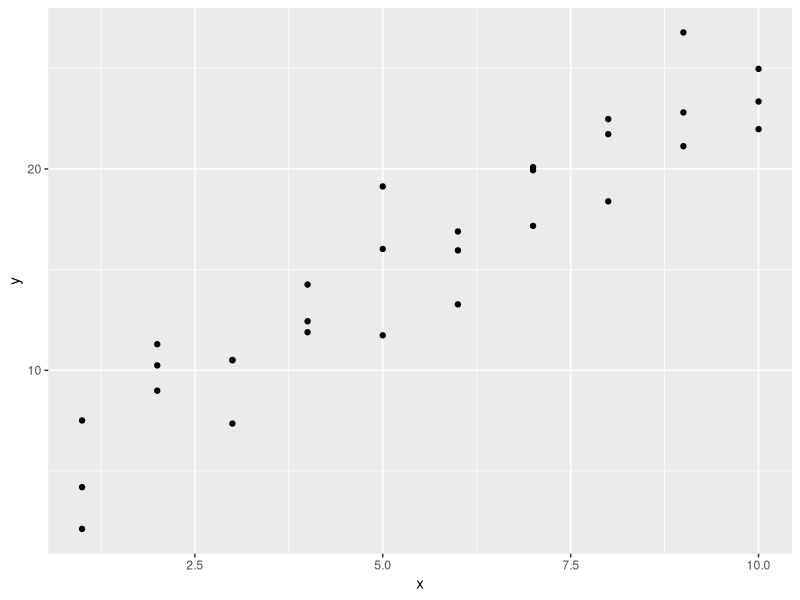
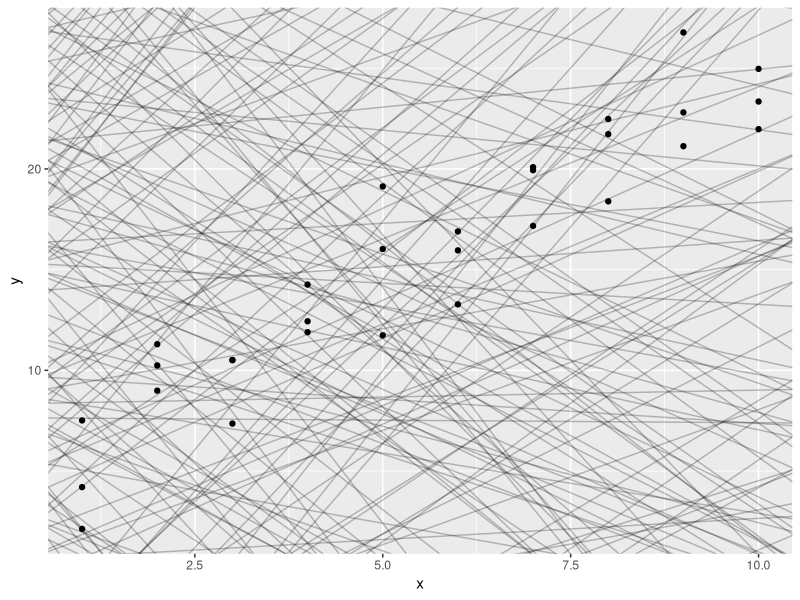
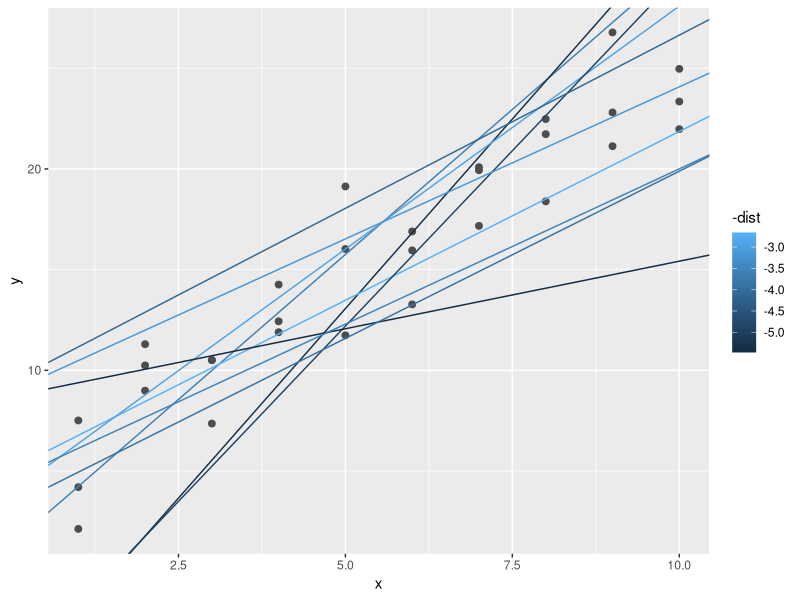
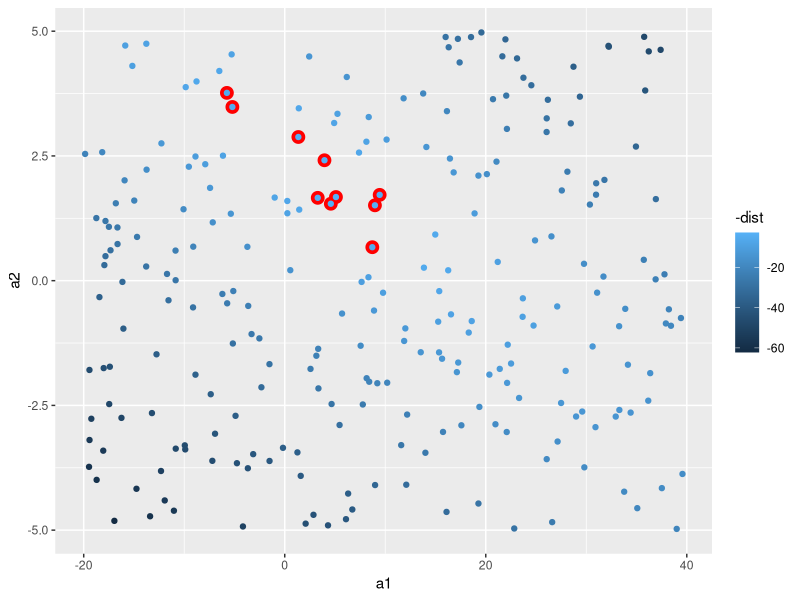
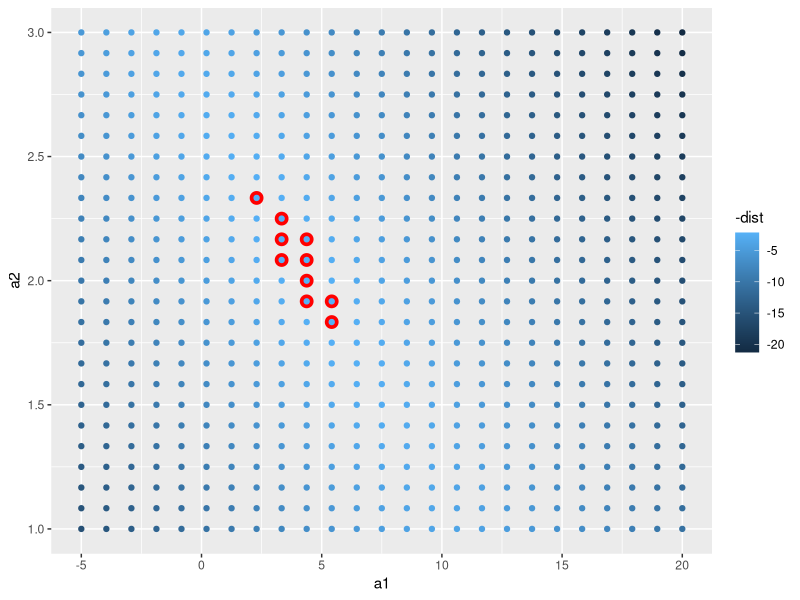
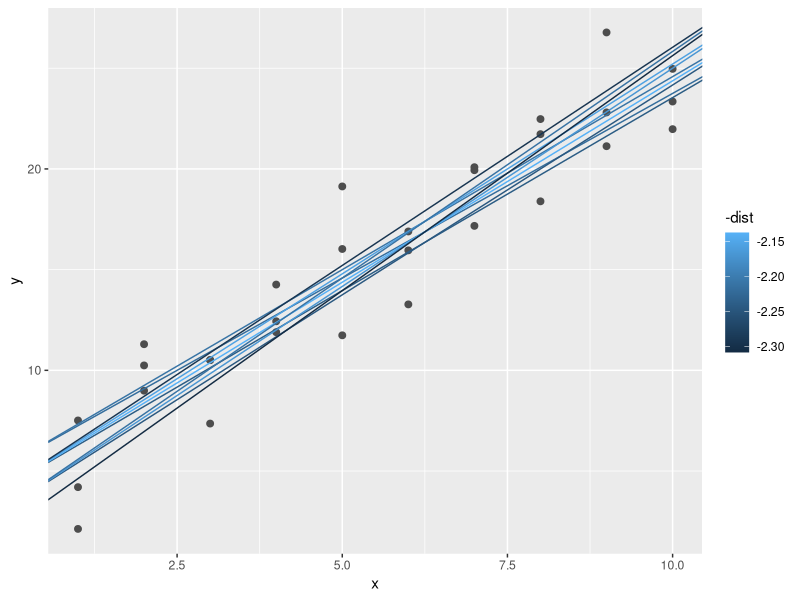
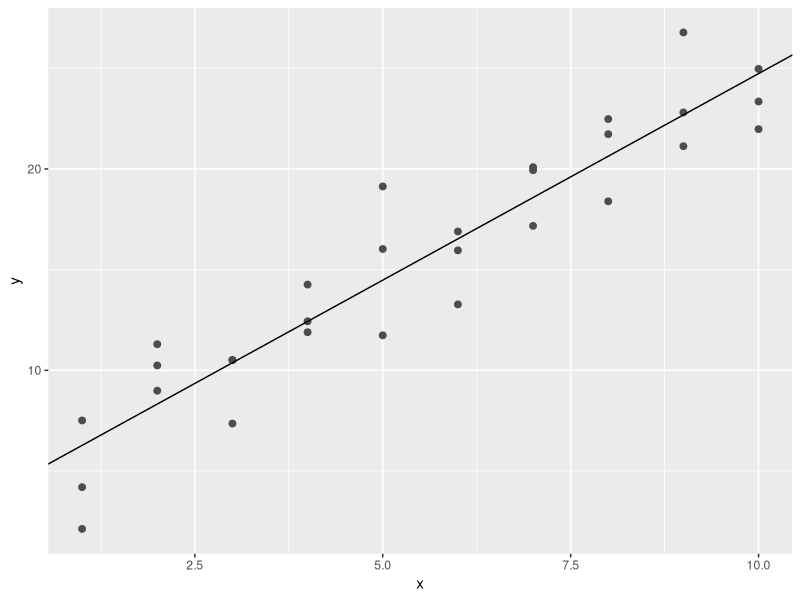
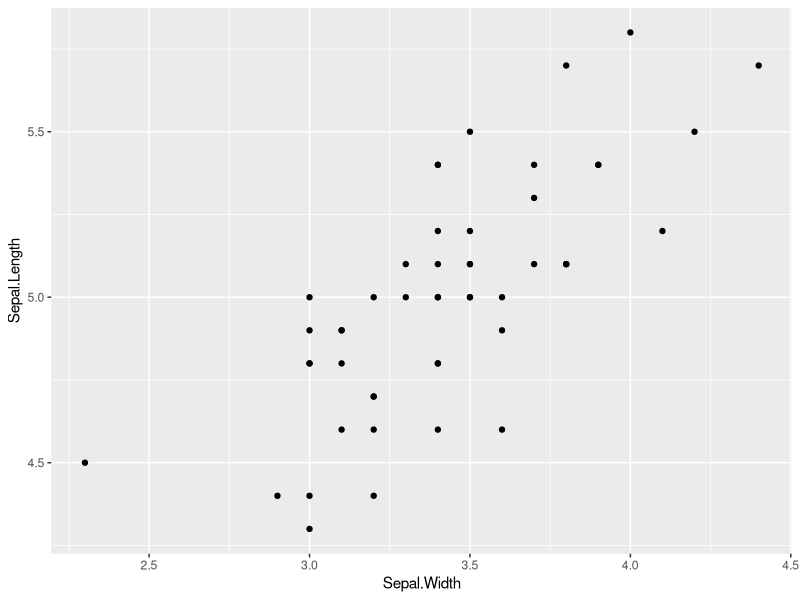

Here is the R script that generated these plots, in order:
## ---- chunk 1
knitr::opts_chunk$set(echo = TRUE)
## ---- chunk 2
library(tidyverse)

library(modelr)
options(na.action = na.warn)


ggplot(sim1, aes(x, y)) + 
  geom_point()
## ---- chunk 3
models <- tibble(
  a1 = runif(250, -20, 40),
  a2 = runif(250, -5, 5)
)

ggplot(sim1, aes(x, y)) + 
  geom_abline(aes(intercept = a1, slope = a2), data = models, alpha = 1/4) +
  geom_point() 
## ---- chunk 4
model1 <- function(a, data) {
  a[1] + data$x * a[2]
}
model1(c(7, 1.5), sim1)
## ---- chunk 5
measure_distance <- function(mod, data) {
  diff <- data$y - model1(mod, data)
  sqrt(mean(diff ^ 2))
}
measure_distance(c(7, 1.5), sim1)



sim1_dist <- function(a1, a2) {
  measure_distance(c(a1, a2), sim1)
}

models <- models %>% 
  mutate(dist = purrr::map2_dbl(a1, a2, sim1_dist))
models

## ---- chunk 6
ggplot(sim1, aes(x, y)) + 
  geom_point(size = 2, colour = "grey30") + 
  geom_abline(
    aes(intercept = a1, slope = a2, colour = -dist), 
    data = filter(models, rank(dist) <= 10)
  )


ggplot(models, aes(a1, a2)) +
  geom_point(data = filter(models, rank(dist) <= 10), size = 4, colour = "red") +
  geom_point(aes(colour = -dist))
## ---- chunk 7
grid <- expand.grid(
  a1 = seq(-5, 20, length = 25),
  a2 = seq(1, 3, length = 25)
  ) %>% 
  mutate(dist = purrr::map2_dbl(a1, a2, sim1_dist))

grid %>% 
  ggplot(aes(a1, a2)) +
  geom_point(data = filter(grid, rank(dist) <= 10), size = 4, colour = "red") +
  geom_point(aes(colour = -dist)) 
## ---- chunk 8
ggplot(sim1, aes(x, y)) + 
  geom_point(size = 2, colour = "grey30") + 
  geom_abline(
    aes(intercept = a1, slope = a2, colour = -dist), 
    data = filter(grid, rank(dist) <= 10)
  )
## ---- chunk 9
best <- optim(c(0, 0), measure_distance, data = sim1)
best$par


ggplot(sim1, aes(x, y)) + 
  geom_point(size = 2, colour = "grey30") + 
  geom_abline(intercept = best$par[1], slope = best$par[2])


sim1_mod <- lm(y ~ x, data = sim1)
coef(sim1_mod)
## ---- chunk 10
ggplot(iris %>% dplyr::filter(Species == "setosa")) + 
  geom_point(aes(y=Sepal.Length, x=Sepal.Width))

setosa_model <- lm(Sepal.Length~Sepal.Width, iris %>% dplyr::filter(Species == "setosa"))

setosa_model
## ---- chunk 11
iris %>% dplyr::filter(Species == "setosa") %>% add_predictions(setosa_model)
iris %>% dplyr::filter(Species == "setosa") %>% add_residuals(setosa_model)

setosa_with_preds <- iris %>% dplyr::filter(Species == "setosa") %>% add_predictions(setosa_model)

setosa_with_preds

ggplot(setosa_with_preds, aes(Sepal.Width)) +
  geom_point(aes(y = Sepal.Length)) +
  geom_line(aes(y = pred), colour = "red", size = 1)
## ---- chunk 12
setosa <-  iris %>% dplyr::filter(Species == "setosa") %>% mutate(Sepal.Width.Squared = (Sepal.Width)^2) %>% mutate(Sepal.Width.Cubed = (Sepal.Width)^3) %>% mutate(Sepal.Width.Fourth = (Sepal.Width)^4)
setosa %>% head()
setosa_model_mult <- lm(Sepal.Length~Sepal.Width + Sepal.Width.Squared + Sepal.Width.Cubed + Sepal.Width.Fourth, data = setosa)

setosa_model_mult

setosa_with_mult_preds <- setosa %>% add_predictions(setosa_model_mult)

setosa_with_mult_preds

ggplot(setosa_with_mult_preds, aes(Sepal.Width)) +
  geom_point(aes(y = Sepal.Length)) +
  geom_smooth(aes(y = pred), colour = "red", size = 1)
## ---- chunk 13
anscombe %>% head()
ggplot(anscombe, aes(x=x2, y=y2)) +
  geom_point()

anscombe_mult <- anscombe %>% mutate(x2_squared = x2^2)

anscombe_model <- lm(y2~x2 + x2_squared, data = anscombe_mult)

anscombe_model

anscombe_mult <- anscombe_mult %>% add_predictions(anscombe_model)

anscombe_mult

ggplot(anscombe_mult, aes(x=x2)) +
  geom_point(aes(y = y2)) +
  geom_smooth(aes(y = pred), colour = "red", size = 1)
## ---- chunk 14
mtcars %>% head()
ggplot(mtcars, aes(x=hp, y=mpg)) +
  geom_point()

ggplot(mtcars, aes(x=wt, y=mpg)) +
  geom_point()

mtcars_mult <- mtcars %>% mutate(hp_sq = hp^2, wt_sq=wt^2)

cars_model <- lm(mpg~hp + wt + hp_sq + wt_sq, data = mtcars_mult)

cars_model

mtcars_mult <- mtcars_mult %>% add_predictions(cars_model)

mtcars_mult
## ---- chunk 15
inds <- sort(sample(nrow(setosa), nrow(setosa)*.7))
inds
train<-setosa[inds,]
test<-setosa[-inds,]

setosa_model_train <- lm(Sepal.Length~Sepal.Width, train)

train_with_preds <- train %>% add_predictions(setosa_model_train)

train_with_preds

ggplot(train_with_preds, aes(Sepal.Width)) +
  geom_point(aes(y = Sepal.Length)) +
  geom_line(aes(y = pred), colour = "red", size = 1)

test_with_preds <- test %>% add_predictions(setosa_model_train)

ggplot(test_with_preds, aes(Sepal.Width)) +
  geom_point(aes(y = Sepal.Length)) +
  geom_line(aes(y = pred), colour = "red", size = 1)
